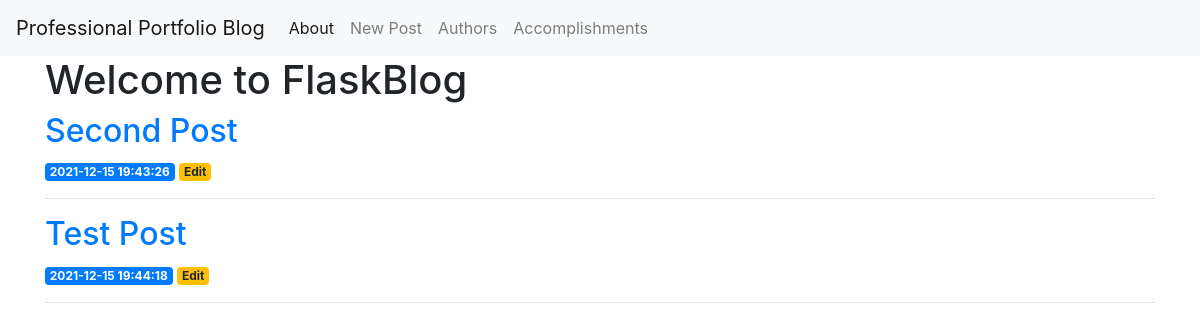
Before: / with the older database file.
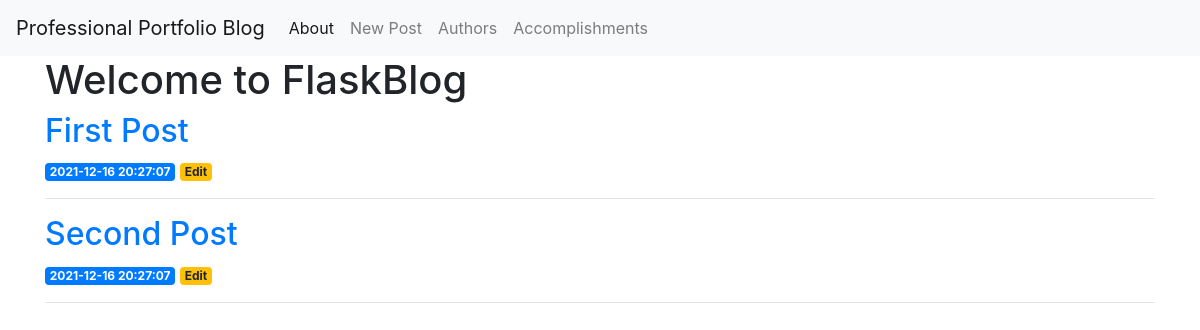
After: the same page with the newer database file.
### tables this page shows
CREATE TABLE posts (
    id INTEGER PRIMARY KEY AUTOINCREMENT,
    created TIMESTAMP NOT NULL DEFAULT CURRENT_TIMESTAMP,
    title TEXT NOT NULL,
    content TEXT NOT NULL
);

### app.py (the view)
@app.route('/')
def index():
	conn = get_db_connection()
	posts = conn.execute('SELECT * FROM posts').fetchall()
	conn.close()
	return render_template('index.html', posts=posts)

### app.py (called while the page is built)
def get_db_connection():
	conn = sqlite3.connect('database.db')
	conn.row_factory = sqlite3.Row
	return conn

### templates/index.html
{% extends 'base.html' %}
{% block content %}
    <h1>{% block title %} Welcome to FlaskBlog {% endblock %}</h1>
    {% for post in posts %}
        <a href="{{ url_for('post', post_id=post['id']) }}">
            <h2>{{ post['title'] }}</h2>
	</a>
	<span class="badge badge-primary">{{ post['created'] }}</span>
	<a href="{{ url_for('edit', id=post['id']) }}">
	    <span class="badge badge-warning">Edit</span>
	</a>
	<hr>
    {% endfor %}
{% endblock %}

Changed rows visible on the page:
removed posts: title "Test Post", created "2021-12-15 19:44:18"
added posts: title "First Post", created "2021-12-16 20:27:07"
changed posts "Second Post": created "2021-12-15 19:43:26" → "2021-12-16 20:27:07"
